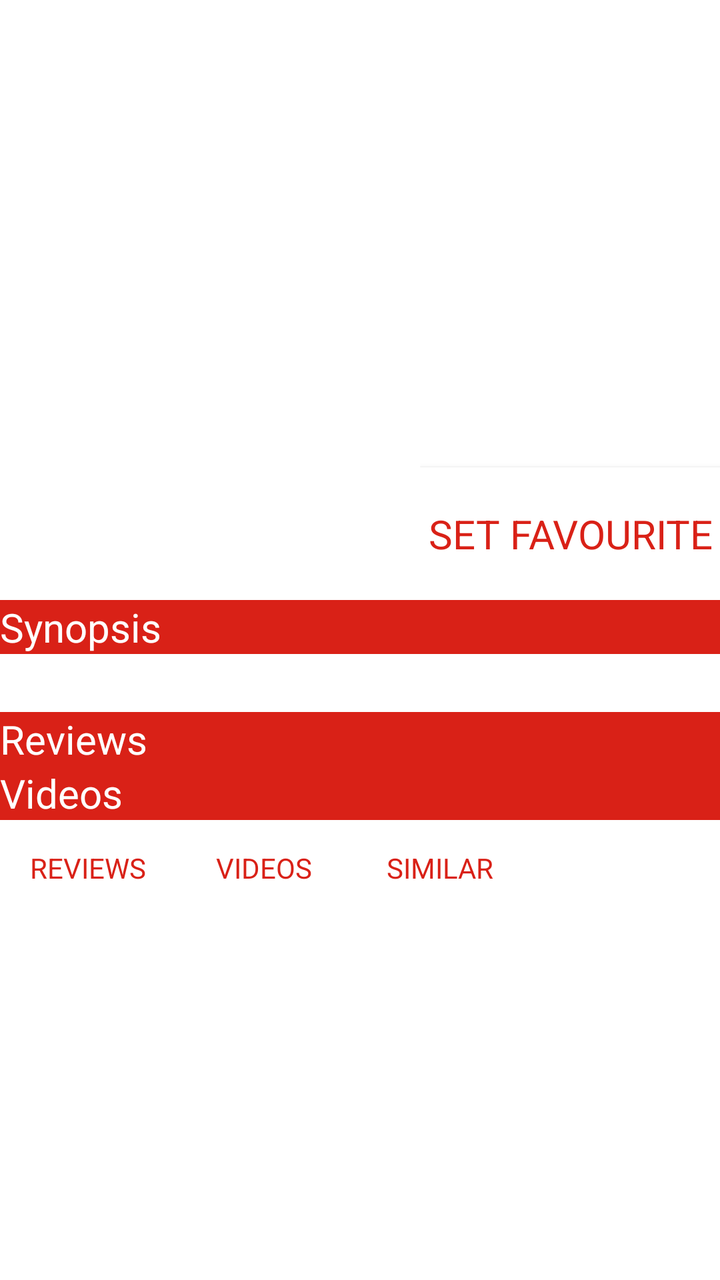
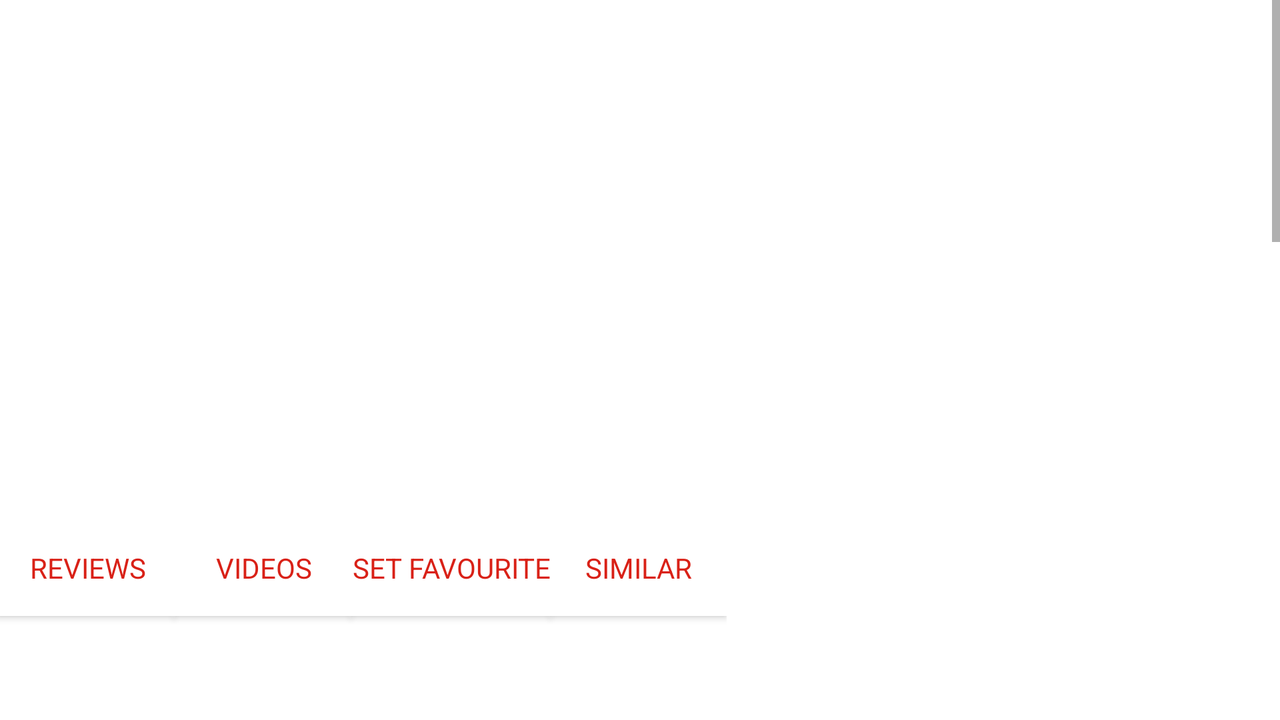

First picture: res/layout/ on a phone held upright. Second picture: the repository's own variant of that layout, on a device whose configuration matches the variant's folder. Source for both follows.
<!-- AndroidManifest.xml: application theme AppTheme -->
<!-- res/layout/movie_detail.xml -->
<?xml version="1.0" encoding="utf-8"?>
<ScrollView xmlns:android="http://schemas.android.com/apk/res/android"
    android:layout_width="match_parent"
    android:layout_height="match_parent"
    android:background="@color/white"
    android:orientation="vertical">

<LinearLayout
    android:orientation="vertical"
    android:layout_width="match_parent"
    android:layout_height="wrap_content">

    <LinearLayout
        android:layout_width="match_parent"
        android:layout_height="300sp"
        android:background="@color/white">

        <ImageView
            android:id="@+id/poster"
            android:layout_width="0sp"
            android:layout_height="wrap_content"
            android:layout_weight="6"
            android:contentDescription="@string/MoviePoster" />

        <LinearLayout
            android:layout_width="wrap_content"
            android:layout_height="match_parent"
            android:background="@color/white"
            android:orientation="vertical">

            <TextView
                android:id="@+id/title"
                style="@style/MagentaWhite"
                android:layout_width="150sp"
                android:layout_height="50sp"
                android:layout_weight="1"
                android:gravity="center"
                android:lines="4"
                android:maxLines="4"
                android:padding="1sp"
                android:singleLine="false"
                android:textSize="20sp" />

            <TextView
                android:id="@+id/vote_average"
                style="@style/MagentaWhite"
                android:layout_width="match_parent"
                android:layout_height="wrap_content"
                android:layout_weight="1"
                android:gravity="center"
                android:lines="1"
                android:maxLines="1"
                android:padding="1sp"
                android:textSize="20sp" />

            <TextView
                android:id="@+id/releaseDate"
                style="@style/MagentaWhite"
                android:layout_width="match_parent"
                android:layout_height="wrap_content"
                android:layout_weight="1"
                android:gravity="center"
                android:lines="4"
                android:maxLines="4"
                android:padding="1sp"
                android:singleLine="false"
                android:textSize="20sp" />

            <Button
                android:id="@+id/favButton"
                style="@style/MagentaWhite"
                android:layout_width="match_parent"
                android:layout_height="wrap_content"
                android:layout_weight="1"
                android:gravity="center"
                android:textSize="20sp"
                android:text="@string/SetFavourite"
                />


        </LinearLayout>

    </LinearLayout>


    <LinearLayout
                android:layout_width="match_parent"
                android:layout_height="wrap_content"
                android:orientation="vertical">

                <TextView
                    android:layout_width="match_parent"
                    android:layout_height="wrap_content"
                    android:text="Synopsis"
                    android:textSize="20sp"
                    android:background="@color/magenta"
                    android:textColor="@color/white"/>
                <TextView
                    android:id="@+id/synopsis"
                    style="@style/MagentaWhite"
                    android:layout_width="match_parent"
                    android:layout_height="wrap_content"
                    android:gravity="bottom"
                    android:maxLines="100"
                    android:padding="1sp"
                    android:scrollbars="vertical"
                    android:singleLine="false"
                    android:textSize="20sp"
                    android:verticalScrollbarPosition="right" />
            </LinearLayout>

    <LinearLayout
        android:layout_width="match_parent"
        android:layout_height="wrap_content"
        android:orientation="vertical">

        <TextView
            android:layout_width="match_parent"
            android:layout_height="wrap_content"
            android:textSize="20sp"
            android:text="@string/ReadReviews"
            android:background="@color/magenta"
            android:textColor="@color/white"/>

        <ListView
            android:layout_width="match_parent"
            android:layout_height="wrap_content"
            android:id="@+id/listView1"
            style="@style/MagentaWhite"
            />
    </LinearLayout>

    <LinearLayout
        android:layout_width="match_parent"
        android:layout_height="wrap_content"
        android:orientation="vertical">

        <TextView
            android:layout_width="match_parent"
            android:layout_height="wrap_content"
            android:textSize="20sp"
            android:text="@string/ViewVideos"
            android:background="@color/magenta"
            android:textColor="@color/white"/>

        <ListView
            android:layout_width="match_parent"
            android:layout_height="wrap_content"
            android:id="@+id/listView2"
            style="@style/MagentaWhite"
            />
    </LinearLayout>



    <LinearLayout
        android:layout_width="wrap_content"
        android:layout_height="wrap_content"
        android:background="@color/white">

        <Button
            android:id="@+id/mReview"
            style="@style/MagentaWhite"
            android:layout_width="wrap_content"
            android:layout_height="wrap_content"
            android:gravity="center"
            android:text="@string/ReadReviews" />

        <Button
            android:id="@+id/mVideos"
            style="@style/MagentaWhite"
            android:layout_width="wrap_content"
            android:layout_height="wrap_content"
            android:gravity="center"
            android:text="@string/ViewVideos" />



        <Button
            android:id="@+id/similarButton"
            style="@style/MagentaWhite"
            android:layout_width="wrap_content"
            android:layout_height="wrap_content"
            android:gravity="center"
            android:text="@string/Similar" />


    </LinearLayout>
</LinearLayout>
</ScrollView>
<!-- resources referenced by this layout -->
<resources>
  <color name="magenta">#d92117</color>
  <color name="white">#ffffff</color>
  <string name="MoviePoster">MoviePoster</string>
  <string name="ReadReviews">Reviews</string>
  <string name="SetFavourite">Set Favourite</string>
  <string name="Similar">Similar</string>
  <string name="ViewVideos">Videos</string>
  <style name="MagentaWhite" parent="TextAppearance.AppCompat">
          <item name="android:textColor">#d92117</item>
          <item name="android:background">#ffffff</item>
  
      </style>
  <style name="AppTheme" parent="Theme.AppCompat.Light.DarkActionBar">
          
          <item name="colorPrimary">@color/colorPrimary</item>
          <item name="colorPrimaryDark">@color/colorPrimaryDark</item>
          <item name="colorAccent">@color/colorAccent</item>
      </style>
  <color name="colorPrimary">#1ac1d7</color>
  <color name="colorPrimaryDark">#ffffff</color>
  <color name="colorAccent">#5a3636</color>
</resources>
<!-- res/layout-land/movie_detail.xml (the repository's variant of the layout above) -->
<!-- drawn on the phone turned sideways -->
<?xml version="1.0" encoding="utf-8"?>
<LinearLayout xmlns:android="http://schemas.android.com/apk/res/android"
    android:layout_width="match_parent"
    android:layout_height="match_parent"
    android:background="@color/white"
    android:orientation="vertical">

    <ScrollView xmlns:android="http://schemas.android.com/apk/res/android"
        android:layout_width="match_parent"
        android:layout_height="260dp"
        android:background="@color/white"
        android:orientation="vertical">

        <LinearLayout
            android:layout_width="match_parent"
            android:layout_height="match_parent"
            android:background="@color/white"
            android:baselineAligned="false">

            <LinearLayout
                android:layout_width="match_parent"
                android:layout_height="260sp"
                android:layout_weight="1"
                android:background="@color/white">

                <ImageView
                    android:id="@+id/poster"
                    android:layout_width="0dp"
                    android:layout_height="260sp"
                    android:layout_weight="6"
                    android:contentDescription="@string/MoviePoster" />

                <LinearLayout
                    android:layout_width="wrap_content"
                    android:layout_height="match_parent"
                    android:background="@color/white"
                    android:orientation="vertical">

                    <TextView
                        android:id="@+id/title"
                        style="@style/MagentaWhite"
                        android:layout_width="150sp"
                        android:layout_height="50sp"
                        android:layout_weight="1"
                        android:gravity="center"
                        android:lines="4"
                        android:maxLines="4"
                        android:padding="1sp"
                        android:singleLine="false"
                        android:textSize="20sp" />

                    <TextView
                        android:id="@+id/vote_average"
                        style="@style/MagentaWhite"
                        android:layout_width="match_parent"
                        android:layout_height="wrap_content"
                        android:layout_weight="1"
                        android:gravity="center"
                        android:lines="1"
                        android:maxLines="1"
                        android:padding="1sp"
                        android:textSize="20sp" />

                    <TextView
                        android:id="@+id/releaseDate"
                        style="@style/MagentaWhite"
                        android:layout_width="match_parent"
                        android:layout_height="wrap_content"
                        android:layout_weight="1"
                        android:gravity="center"
                        android:lines="4"
                        android:maxLines="4"
                        android:padding="1sp"
                        android:singleLine="false"
                        android:textSize="20sp" />


                </LinearLayout>

            </LinearLayout>


            <LinearLayout
                android:layout_width="match_parent"
                android:layout_height="wrap_content"
                android:layout_weight="1"
                android:orientation="vertical"
                android:background="@color/white">

                <ScrollView
                    android:layout_width="match_parent"
                    android:layout_height="258sp"
                    android:background="@color/white">
                    <TextView
                        android:id="@+id/synopsis"
                        style="@style/MagentaWhite"
                        android:layout_width="match_parent"
                        android:layout_height="200sp"
                        android:gravity="bottom"
                        android:maxLines="100"
                        android:scrollbars="vertical"
                        android:singleLine="false"
                        android:textSize="20sp"
                        android:verticalScrollbarPosition="right" />

                </ScrollView>

                <ScrollView
                    android:layout_width="match_parent"
                    android:layout_height="300dp">
                    <ListView
                        android:layout_width="match_parent"
                        android:layout_height="wrap_content"
                        android:id="@+id/listView1"
                        style="@style/MagentaWhite"
                        android:padding="5dp"
                        />
                </ScrollView>

            </LinearLayout>


        </LinearLayout>

    </ScrollView>

    <LinearLayout
        android:layout_width="wrap_content"
        android:layout_height="280dp">

        <Button
            android:id="@+id/mReview"
            style="@style/MagentaWhite"
            android:layout_width="wrap_content"
            android:layout_height="wrap_content"
            android:gravity="center"
            android:text="@string/ReadReviews" />

        <Button
            android:id="@+id/mVideos"
            style="@style/MagentaWhite"
            android:layout_width="wrap_content"
            android:layout_height="wrap_content"
            android:gravity="center"
            android:text="@string/ViewVideos" />

        <Button
            android:id="@+id/favButton"
            style="@style/MagentaWhite"
            android:layout_width="wrap_content"
            android:layout_height="wrap_content"
            android:gravity="center"
            android:text="@string/SetFavourite" />

        <Button
            android:id="@+id/similarButton"
            style="@style/MagentaWhite"
            android:layout_width="wrap_content"
            android:layout_height="wrap_content"
            android:gravity="center"
            android:text="@string/Similar" />

    </LinearLayout>

</LinearLayout>
<!-- resources referenced by the variant -->
<!-- as the phone turned sideways resolves them -->
<resources>
  <color name="white">#ffffff</color>
  <string name="MoviePoster">MoviePoster</string>
  <string name="ReadReviews">Reviews</string>
  <string name="SetFavourite">Set Favourite</string>
  <string name="Similar">Similar</string>
  <string name="ViewVideos">Videos</string>
  <style name="MagentaWhite" parent="TextAppearance.AppCompat">
          <item name="android:textColor">#d92117</item>
          <item name="android:background">#ffffff</item>
  
      </style>
  <style name="AppTheme" parent="Theme.AppCompat.Light.DarkActionBar">
          
          <item name="colorPrimary">@color/colorPrimary</item>
          <item name="colorPrimaryDark">@color/colorPrimaryDark</item>
          <item name="colorAccent">@color/colorAccent</item>
      </style>
  <color name="colorPrimary">#1ac1d7</color>
  <color name="colorPrimaryDark">#ffffff</color>
  <color name="colorAccent">#5a3636</color>
</resources>
